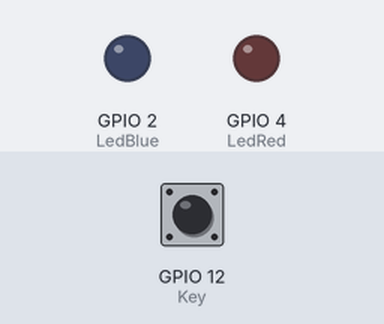
The program below on a simulated ESP32. Parts: output pins drawn as LEDs (lit = HIGH). Dashed ring = blinking. The test bench sets the inputs (shaded band); at power-on: GPIO 12 (Key) HIGH. What the program prints to the serial monitor is not drawn.

Above: at 1.2 s.
1.3 s: GPIO 12 (Key) pulled LOW for 1 s
At 2.7 s:
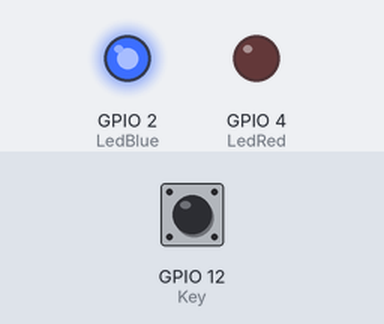
4.3 s: GPIO 12 (Key) pulled LOW for 3.2 s
At 4.55 s:
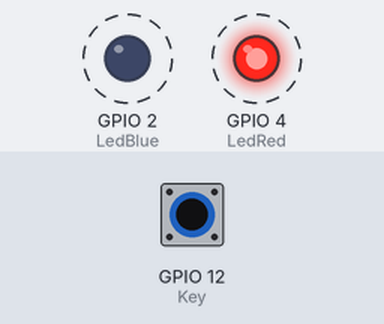
Timing chart, 0 to 8.9 s (numbered marks = the images above; inputs shaded):
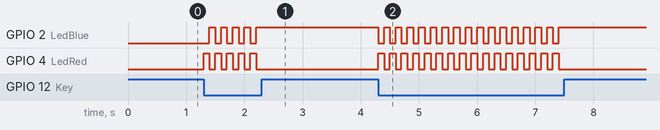

Measured:
- after the input at 1.3 s, GPIO 2 (LedBlue): alternates HIGH for 0.10 s and LOW for 0.10 s, 9 changes in all, then stays HIGH, starting after 0.10 s; GPIO 4 (LedRed): alternates HIGH for 0.10 s and LOW for 0.10 s, 10 changes in all, then stays LOW, starting at once
- after the input at 4.3 s, GPIO 2 (LedBlue): alternates HIGH for 0.10 s and LOW for 0.10 s, 32 changes in all, then stays HIGH, starting at once; GPIO 4 (LedRed): alternates HIGH for 0.10 s and LOW for 0.10 s, 32 changes in all, then stays LOW, starting at once

The program:

main.cpp
```cpp
#include <Arduino.h>
#include<TM1637.h>

// put function declarations here:
#define LedRed 4
#define LedBlue 2
#define Key 12

uint cnt = 0;

byte readButton();

void setup() {
  // put your setup code here, to run once:
  pinMode(LedRed, OUTPUT);
  pinMode(LedBlue, OUTPUT);
  pinMode(Key, INPUT_PULLUP);
  Serial.begin(115200);
  Serial.println("Hello, ESP3eee2!");
  delay(10);
}

void loop() {

  if(readButton() == 12) {
    cnt ++;
    if( cnt == 1 ){
      digitalWrite(LedRed, HIGH);
      digitalWrite(LedBlue, LOW);
    }
    else if( cnt == 2 ){
      digitalWrite(LedRed, LOW);
      digitalWrite(LedBlue, HIGH);
      cnt = 0;
    }
  }
  delay(100);
}

byte readButton() {
  while (true) {
    if (digitalRead(Key) == LOW) {
      return 12;
    }
  }
  delay(1);
}
```
